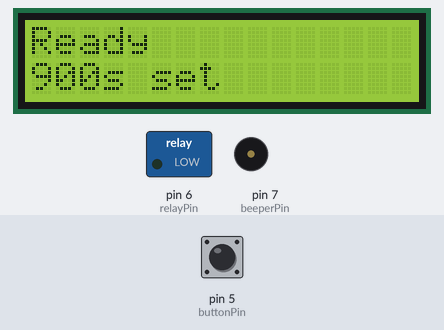
This sketch was run on a simulated Arduino Uno, built with avr-gcc and run on an emulated ATmega328P. On the bench: 16×2 character LCD, switched loads named in the sketch (green lamp = pin HIGH), buzzer (waves = sounding). The inputs (shaded band) are chosen by the test bench; at power-on: pin 5 (buttonPin) LOW.

Above: at 1.2 s.
1.3 s: pin 5 (buttonPin) pulled HIGH for 0.15 s
At 1.6 s:
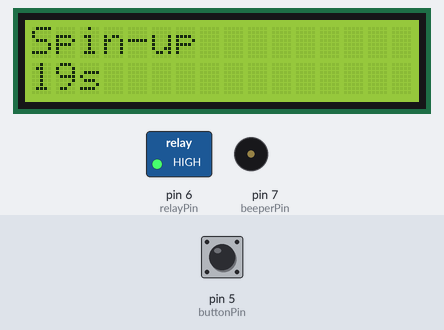
4.4 s: pin 5 (buttonPin) pulled HIGH for 1 s
At 4.51 s:
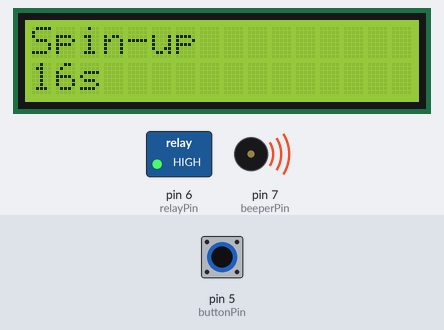
At 6.2 s:
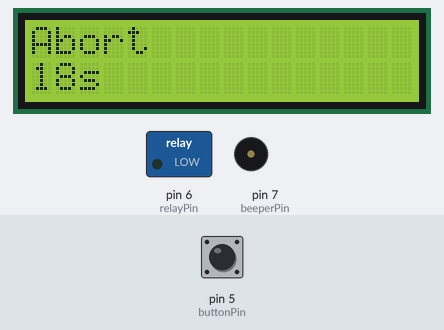
Timing chart, 0 to 26.3 s (numbered marks = the images above; inputs shaded):
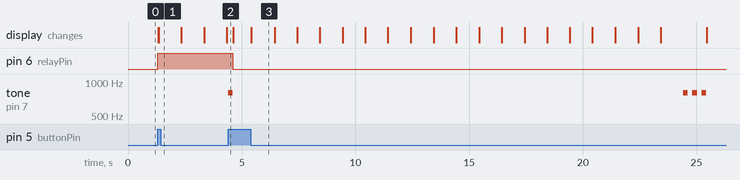

Measured:
- after the input at 1.3 s, pin 6 (relayPin): LOW → HIGH at once; the display: first changes at once (image 1 shows a later state)
- after the input at 4.4 s, pin 6 (relayPin): HIGH → LOW after 0.21 s; tone on pin 7 (beeperPin): plays 800 Hz for 0.20 s, 800 Hz for 0.20 s, 800 Hz for 0.20 s, 800 Hz for 0.20 s, starting at once
- what the display in image 3 shows lasts 1.0 s, from 5.4 s to 6.4 s

The sketch:

centrifuge-controller.ino
```cpp
#include <Wire.h>
#include <LiquidCrystal_I2C.h>

// Pin positions for wireing preference.
const int relayPin = 6;
const int beeperPin = 7;
const int buttonPin = 5;

// Centrifuge specific duration of stages in milliseconds.
const long timeSpinning = 900000;
const long timeSpinUp = 20000;
const long timeSpinDown = 20000;

// Store device states and values for stage duration calculations.
bool buttonState = 0;
bool buttonLastState = 0;
int stage = 0;
int stageLast = 0;
long timeDurationSequence = 0;
long timeStartSequence = 0;

// LCD display hardware specific parameters.
LiquidCrystal_I2C lcd(0x27, 16, 2);

void setup() {
  // Setup digital pins.
  pinMode(relayPin, OUTPUT);
  pinMode(buttonPin, INPUT);

  // Initialize LCD display.
  lcd.init();
  lcd.backlight();
}

void loop() {
  // Store button state.
  buttonState = digitalRead(buttonPin);
  // Check if button state is on and previous button state is off.
  if (buttonState == 1 && buttonLastState == 0) {
    // Change state to spin-up, if the device is in ready state.
    if (stage == 0) {
      stage = 1;
    // Change state to abort, if the device is in any other state.
    } else {
      stage = 4;
    }
  }
  // Store the stored button state as last button state for next iteration.
  buttonLastState = buttonState;
  // Routine is selected depending on device state.
  switch (stage) {
    // Ready stage.
    case 0:
      lcd.setCursor(0, 0);
      lcd.print("Ready        ");
      lcd.setCursor(0, 1);
      lcd.print(String(timeSpinning/1000) + "s set");
      break;
    // Spin-up stage.
    case 1:
      // Reset sequence start time, if state has changed.
      if (stage != stageLast) {
        timeStartSequence = millis();
      }
      // Calculate sequence duration time.
      timeDurationSequence = millis() - timeStartSequence;
      // Execute state actions, if state duration has not elapsed.
      if (timeDurationSequence <= timeSpinUp) {
        // Indicate no state change.
        stageLast = stage;
        // Power on centrifuge.
        digitalWrite(relayPin, 1);
        // Display state and remaining time.
        lcd.setCursor(0, 0);
        lcd.print("Spin-up      ");
        lcd.setCursor(0, 1);
        lcd.print(String((timeSpinUp - timeDurationSequence) / 1000) + "s       ");
      } else {
        // Continue to spinning stage.
        stage = 2;
      }
      break;
    // Spinning stage.
    case 2:
      // Reset sequence start time, if state has changed.
      if (stage != stageLast) {
        timeStartSequence = millis();
      }
      // Calculate sequence duration time.
      timeDurationSequence = millis() - timeStartSequence;
      // Execute state actions, if state duration has not elapsed.
      if (timeDurationSequence <= timeSpinning) {
        // Indicate no state change.
        stageLast = stage;
        // Power on centrifuge.
        digitalWrite(relayPin, 1);
        // Display state and remaining time.
        lcd.setCursor(0, 0);
        lcd.print("Spinning      ");
        lcd.setCursor(0, 1);
        lcd.print(String((timeSpinning - timeDurationSequence) / 1000) + "s       ");
      } else {
        // Continue to spin-down stage.
        stage = 3;
      }
      break;
    // Spin down stage.
    case 3:
      // Reset sequence start time, if state has changed.
      if (stage != stageLast) {
        timeStartSequence = millis();
      }
      // Calculate sequence duration time.
      timeDurationSequence = millis() - timeStartSequence;
      // Execute state actions, if state duration has not elapsed.
      if (timeDurationSequence <= timeSpinDown) {
        // Indicate no state change.
        stageLast = stage;
        // Power off centrifuge.
        digitalWrite(relayPin, 0);
        // Display state and remaining time.
        lcd.setCursor(0, 0);
        lcd.print("Spin-Down      ");
        lcd.setCursor(0, 1);
        lcd.print(String((timeSpinDown - timeDurationSequence) / 1000) + "s       ");
      } else {
        // Continue to ready stage.
        stage = 0;
        // Beep to indicate end of spin-down.
        tone(beeperPin, 800);
        delay(200);
        noTone(beeperPin);
        delay(200);
        tone(beeperPin, 800);
        delay(200);
        noTone(beeperPin);
        delay(200);
        tone(beeperPin, 800);
        delay(200);
        noTone(beeperPin);
      }
      break;
    // Abort stage.
    case 4:
      // Reset sequence start time, if state has changed.
      if (stage != stageLast) {
        timeStartSequence = millis();
        // Beep to indicate beginning of abort sequence.
        tone(beeperPin, 800);
        delay(200);
        noTone(beeperPin);
      }
      // Calculate sequence duration time.
      timeDurationSequence = millis() - timeStartSequence;
      // Execute state actions, if state duration has not elapsed.
      if (timeDurationSequence <= timeSpinDown) {
        // Indicate no state change.
        stageLast = stage;
        // Power off centrifuge.
        digitalWrite(relayPin, 0);
        // Display state and remaining time.
        lcd.setCursor(0, 0);
        lcd.print("Abort      ");
        lcd.setCursor(0, 1);
        lcd.print(String((timeSpinDown - timeDurationSequence) / 1000) + "s       ");
      } else {
        // Continue to ready stage.
        stage = 0;
        // Beep to indicate end of spin-down.
        tone(beeperPin, 800);
        delay(200);
        noTone(beeperPin);
        delay(200);
        tone(beeperPin, 800);
        delay(200);
        noTone(beeperPin);
        delay(200);
        tone(beeperPin, 800);
        delay(200);
        noTone(beeperPin);
      }
      break;
  }
} 
```
